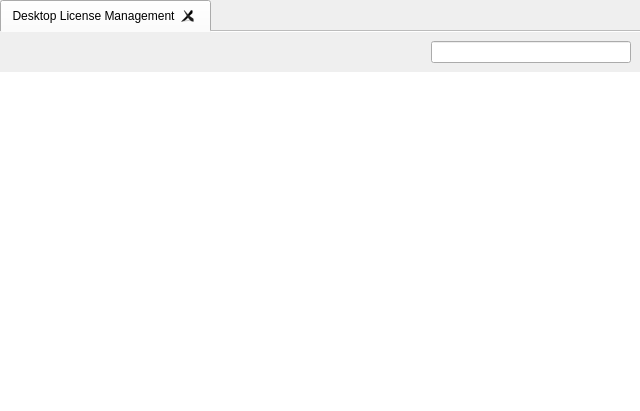
<?xml version="1.0" encoding="UTF-8"?>
<ui version="4.0">
 <class>LicenseTabWidget</class>
 <widget class="QWidget" name="LicenseTabWidget">
  <property name="geometry">
   <rect>
    <x>0</x>
    <y>0</y>
    <width>640</width>
    <height>411</height>
   </rect>
  </property>
  <property name="contextMenuPolicy">
   <enum>Qt::CustomContextMenu</enum>
  </property>
  <property name="windowTitle">
   <string>Form</string>
  </property>
  <layout class="QVBoxLayout" name="verticalLayout_2">
   <property name="margin">
    <number>0</number>
   </property>
   <item>
    <widget class="FTabWidget" name="tabWidget">
     <property name="documentMode">
      <bool>true</bool>
     </property>
     <property name="tabsClosable">
      <bool>true</bool>
     </property>
     <widget class="QWidget" name="tab">
      <attribute name="title">
       <string>Desktop License Management</string>
      </attribute>
      <layout class="QVBoxLayout" name="verticalLayout">
       <property name="spacing">
        <number>0</number>
       </property>
       <property name="margin">
        <number>0</number>
       </property>
       <item>
        <widget class="ViewSearchHeader" name="widget" native="true">
         <layout class="QHBoxLayout" name="horizontalLayout">
          <item>
           <spacer name="horizontalSpacer_2">
            <property name="orientation">
             <enum>Qt::Horizontal</enum>
            </property>
            <property name="sizeHint" stdset="0">
             <size>
              <width>118</width>
              <height>20</height>
             </size>
            </property>
           </spacer>
          </item>
          <item>
           <widget class="QLabel" name="countLabel">
            <property name="font">
             <font>
              <weight>75</weight>
              <bold>true</bold>
             </font>
            </property>
            <property name="text">
             <string/>
            </property>
           </widget>
          </item>
          <item>
           <widget class="SearchLineEdit" name="searchField">
            <property name="sizePolicy">
             <sizepolicy hsizetype="Fixed" vsizetype="Fixed">
              <horstretch>0</horstretch>
              <verstretch>0</verstretch>
             </sizepolicy>
            </property>
            <property name="minimumSize">
             <size>
              <width>200</width>
              <height>0</height>
             </size>
            </property>
           </widget>
          </item>
         </layout>
        </widget>
       </item>
       <item>
        <widget class="FWTreeView" name="licenseView">
         <property name="contextMenuPolicy">
          <enum>Qt::ActionsContextMenu</enum>
         </property>
         <property name="frameShape">
          <enum>QFrame::NoFrame</enum>
         </property>
         <property name="indentation">
          <number>0</number>
         </property>
        </widget>
       </item>
      </layout>
     </widget>
    </widget>
   </item>
  </layout>
 </widget>
 <customwidgets>
  <customwidget>
   <class>SearchLineEdit</class>
   <extends>QLineEdit</extends>
   <header>FileWaveGuiLib/searchlineedit/searchlineedit.h</header>
  </customwidget>
  <customwidget>
   <class>ViewSearchHeader</class>
   <extends>QWidget</extends>
   <header>FWAdminLib/ViewSearchHeader.h</header>
   <container>1</container>
  </customwidget>
  <customwidget>
   <class>FTabWidget</class>
   <extends>QTabWidget</extends>
   <header>FileWaveGuiLib/FTabWidget.h</header>
   <container>1</container>
  </customwidget>
  <customwidget>
   <class>FWTreeView</class>
   <extends>QTreeView</extends>
   <header>FWAdminLib/views/FWTreeView.h</header>
  </customwidget>
 </customwidgets>
 <resources/>
 <connections/>
</ui>
